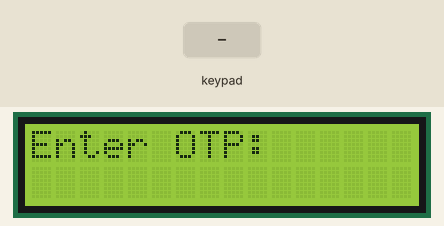
Bench run of a sketch on a simulated ESP32. On the bench: 16×2 character LCD. The test bench sets the inputs (shaded band). WiFi joins after 1.5 s; servers stay silent unless stated; uploads are accepted with an empty reply; what the sketch prints to the serial monitor is not drawn.

Above: at 4.8 s.
4.9 s: keypad keys 1 3 1 2 1 4 2 7 pressed 0.4 s apart
At 9.3 s:
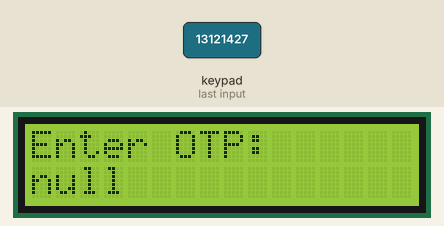
9.6 s: key 'A' pressed
At 10.1 s:
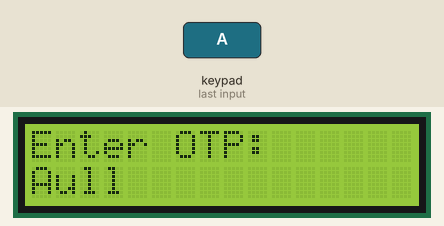
11.1 s: keypad keys 1 3 1 2 1 4 2 7 # pressed 0.4 s apart
At 15.4 s:
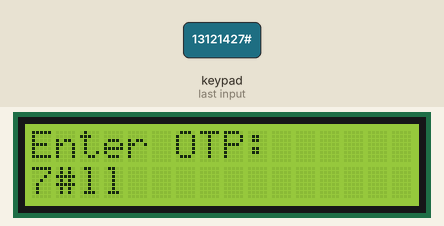
16.2 s: key '1' pressed
17.7 s: keypad keys 1 3 1 2 1 4 2 7 * pressed 0.4 s apart
At 18.4 s:
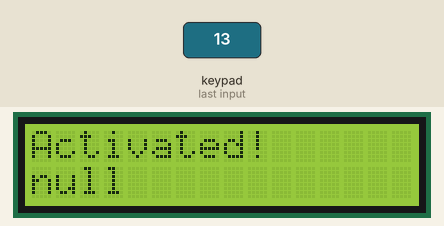
22.8 s: key 'B' pressed
At 23.7 s:
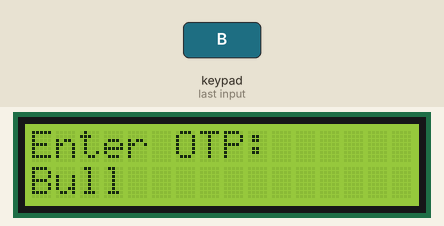
Timing chart, 0 to 25.3 s (numbered marks = the images above; inputs shaded):
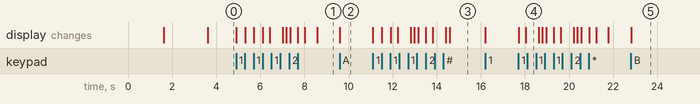

Measured:
- after the input at 4.9 s, the display: first changes at once (image 1 shows a later state)
- after the input at 9.6 s, the display: changes at once (image 2)
- after the input at 11.1 s, the display: first changes at once (image 3 shows a later state)
- after the input at 17.7 s, the display: first changes at once (image 4 shows a later state)
- after the input at 22.8 s, the display: changes at once (image 5)

The sketch:

esp32_attendance_system.ino
```cpp
/*
 * Smart Biometric Attendance System - ESP32 Firmware
 * Hardware: ESP32 DevKit V1, AS608 Fingerprint Sensor, 16x2 I2C LCD, 4x4 Keypad
 */

#include <WiFi.h>
#include <HTTPClient.h>
#include <Adafruit_Fingerprint.h>
#include <LiquidCrystal_I2C.h>
#include <Keypad.h>
#include <ArduinoJson.h>

// --- CONFIGURATION ---
const char* ssid = "YOUR_WIFI_SSID";
const char* password = "YOUR_WIFI_PASSWORD";
const char* serverUrl = "http://172.16.114.151:8000/api"; // Update with your Laravel API URL
const char* deviceId = "ROOM_101"; // Unique ID for this classroom device

// --- HARDWARE PINOUT ---
#define FINGERPRINT_RX 16 // Connect to AS608 TX
#define FINGERPRINT_TX 17 // Connect to AS608 RX
#define BUZZER_PIN 27

// --- KEYPAD CONFIG ---
const byte ROWS = 4;
const byte COLS = 4;
char keys[ROWS][COLS] = {
  {'1','2','3','A'},
  {'4','5','6','B'},
  {'7','8','9','C'},
  {'*','0','#','D'}
};
byte rowPins[ROWS] = {13, 12, 14, 27};
byte colPins[COLS] = {26, 25, 33, 32};
Keypad keypad = Keypad(makeKeymap(keys), rowPins, colPins, ROWS, COLS);

// --- LCD CONFIG ---
LiquidCrystal_I2C lcd(0x27, 16, 2);

// --- FINGERPRINT SENSOR ---
HardwareSerial mySerial(2);
Adafruit_Fingerprint finger = Adafruit_Fingerprint(&mySerial);

// --- STATE VARIABLES ---
int sessionId = 0;
String currentCourse = "None";

void setup() {
  Serial.begin(115200);

  // Initialize LCD
  lcd.init();
  lcd.backlight();
  lcd.print("UniAttend System");
  lcd.setCursor(0, 1);
  lcd.print("Initializing...");

  // Initialize Fingerprint
  mySerial.begin(57600, SERIAL_8N1, FINGERPRINT_RX, FINGERPRINT_TX);
  if (finger.verifyPassword()) {
    Serial.println("Found fingerprint sensor!");
  } else {
    Serial.println("Did not find fingerprint sensor :(");
    lcd.clear();
    lcd.print("Sensor Error!");
    while (1) { delay(1); }
  }

  // Connect WiFi
  WiFi.begin(ssid, password);
  while (WiFi.status() != WL_CONNECTED) {
    delay(500);
    Serial.print(".");
  }
  Serial.println("\nWiFi Connected");

  lcd.clear();
  lcd.print("WiFi Connected");
  delay(2000);
}

void loop() {
  if (sessionId == 0) {
    lcd.setCursor(0, 0);
    lcd.print("Enter OTP:      ");
    String otp = getOtpInput();
    if (otp.length() > 0) {
      activateSession(otp);
    }
  } else {
    lcd.setCursor(0, 0);
    lcd.print(currentCourse);
    lcd.setCursor(0, 1);
    lcd.print("Scan Fingerprint");

    int fid = getFingerprintID();
    if (fid != -1) {
      sendAttendance(fid);
    }
  }
  delay(50);
}

String getOtpInput() {
  String input = "";
  while (input.length() < 4) {
    char key = keypad.getKey();
    if (key) {
      input += key;
      lcd.setCursor(input.length() - 1, 1);
      lcd.print(key);
      beep(100);
    }
  }
  return input;
}

void activateSession(String otp) {
  if (WiFi.status() == WL_CONNECTED) {
    HTTPClient http;
    http.begin(String(serverUrl) + "/start-session");
    http.addHeader("Content-Type", "application/json");

    StaticJsonDocument<200> doc;
    doc["otp"] = otp;
    doc["device_id"] = deviceId;

    String requestBody;
    serializeJson(doc, requestBody);

    int httpResponseCode = http.POST(requestBody);

    if (httpResponseCode == 200) {
      String payload = http.getString();
      StaticJsonDocument<500> res;
      deserializeJson(res, payload);
      sessionId = res["session_id"];
      currentCourse = res["course"].as<String>();

      lcd.clear();
      lcd.print("Activated!");
      lcd.setCursor(0, 1);
      lcd.print(currentCourse);
      beep(500);
    } else {
      lcd.clear();
      lcd.print("Invalid OTP!");
      delay(2000);
    }
    http.end();
  }
}

int getFingerprintID() {
  uint8_t p = finger.getImage();
  if (p != FINGERPRINT_OK) return -1;

  p = finger.image2Tz();
  if (p != FINGERPRINT_OK) return -1;

  p = finger.fingerFastSearch();
  if (p != FINGERPRINT_OK) return -1;

  Serial.print("Found ID #"); Serial.print(finger.fingerID);
  Serial.print(" with confidence of "); Serial.println(finger.confidence);
  return finger.fingerID;
}

void sendAttendance(int fid) {
  if (WiFi.status() == WL_CONNECTED) {
    HTTPClient http;
    http.begin(String(serverUrl) + "/clock-in");
    http.addHeader("Content-Type", "application/json");

    StaticJsonDocument<200> doc;
    doc["fingerprint_id"] = fid;
    doc["session_id"] = sessionId;

    String requestBody;
    serializeJson(doc, requestBody);

    int httpResponseCode = http.POST(requestBody);

    lcd.clear();
    if (httpResponseCode == 200) {
      String payload = http.getString();
      StaticJsonDocument<500> res;
      deserializeJson(res, payload);
      lcd.print("Welcome!");
      lcd.setCursor(0, 1);
      lcd.print(res["student"].as<String>());
      beep(200);
    } else {
      lcd.print("Error!");
      lcd.setCursor(0, 1);
      lcd.print("Try Again");
      beep(1000);
    }
    delay(2000);
    http.end();
  }
}

void beep(int ms) {
  digitalWrite(BUZZER_PIN, HIGH);
  delay(ms);
  digitalWrite(BUZZER_PIN, LOW);
}
```
